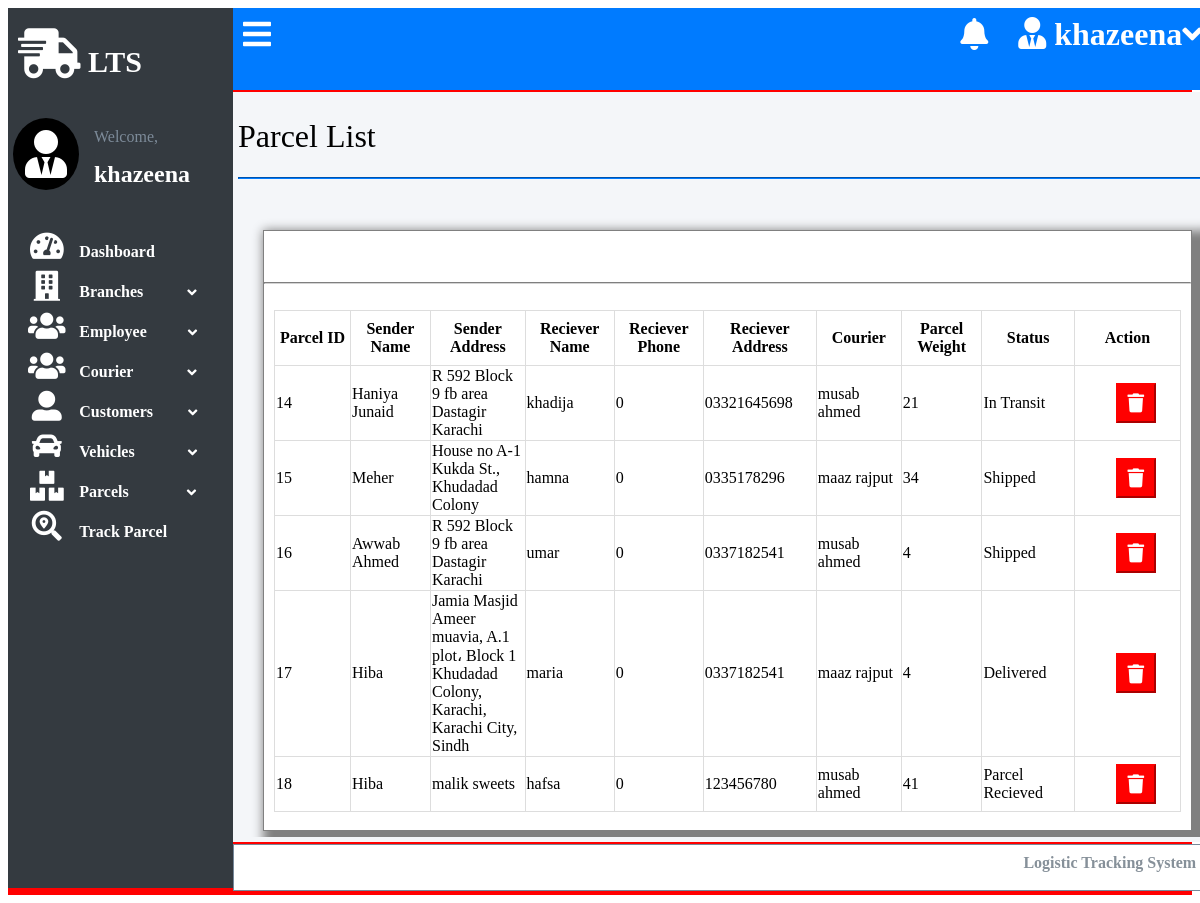
The app's page /list_parcels.php (signed in) with its own data.
### tables this page shows
CREATE TABLE `parcels` (
  `parcel_id` int(11) NOT NULL,
  `statuss` text NOT NULL DEFAULT 'Parcel Recieved',
  `charges` int(11) NOT NULL,
  `br_code` int(11) NOT NULL,
  `sen_name` text NOT NULL,
  `sen_adress` text NOT NULL,
  `sen_phone` int(11) NOT NULL,
  `rec_name` text NOT NULL,
  `rec_adress` text NOT NULL,
  `rec_phone` int(11) NOT NULL,
  `weights` int(11) NOT NULL,
  `height` int(11) NOT NULL,
  `lengths` int(11) NOT NULL,
  `width` int(11) NOT NULL,
  `dp_name` text NOT NULL
);

### list_parcels.php (the view, shortened to what this page needs)
<html lang="en">
<head>
    <link rel="stylesheet" type="text/css" href="styling.css"></link>
    <link rel="stylesheet" href="https://cdnjs.cloudflare.com/ajax/libs/font-awesome/5.15.3/css/all.min.css"/>
</head>
<body>
    <div class="container" >
      <div class="style" id="header">
           <span class=" fas fa-bars fa-2x" style="position:relative; top: 10; left:10;" onclick="myFun(this)" >
           </span>
         <span onclick="logout(this)">
          <span  class=" fas fa-user-tie fa-2x " style="float: right; margin-left: 30px; margin-right: 20px;margin-top: 9px;" >
          <?php echo htmlspecialchars($_SESSION["username"]); ?><span class=" fa fa-angle-down ml-2" style="position: relative; top: 1;">
           </span>
         </span>
          <span class="fas fa-bell fa-2x"style="float:right ;margin-top: 10px;"></span>
      </div>
        <div class="style" id="menu" >
            <div id="icon">
                 <a href="">
                   <span class="fas fa-shipping-fast" style="font-size: 50px; margin-top: 20px;margin-left: 5px;"></span>
                  </a>
                 <div class="text" > <b >LTS</b></div>
            </div>
            <div id="user">
              <span class="fas fa-user-tie fa-3x img"></span>
                <span class="clr">Welcome,</span>
                <h2 class="fsuser">
                <?php echo htmlspecialchars($_SESSION["username"]); ?></h2>
            </div>
            <br>
            <div class="elements" >
              <span class="fas fa-tachometer-alt h-and-w fa-fw fa-2x"  onclick="location.href='dashboard.php';">
              </span>
              <div class="text" >
                <a href="#">
                  <b  style="font-size: 16px;" onclick="location.href = 'dashboard.php';">
                    Dashboard
                  </b>
                </a>
            </div>
            </div>
            <div class="elements" >
              <span class="fas fa-building h-and-w fa-fw fa-2x"  onclick="Branches(this)">
              </span>
              <div class=" text" >
                <a href="#">
                  <b  style="font-size: 16px;" onclick="Branches(this)">
                    Branches
                  </b>
                </a>
                <span class="fa fa-angle-down ml-2 ar-h-w " onclick="Branches(this)" style="left: 40px;" >
                </span>
            </div>
            </div>
            <div class="elements" >
              <span class="fas fa-users h-and-w fa-fw fa-2x"  onclick="Branchstaff(this)">
              </span>
              <div class=" text" >
                <a href="#">
                  <b style="font-size: 16px;" onclick="Branchstaff(this)">
                    Employee
                  </b>
                </a>
                <span class="fa fa-angle-down ml-2 ar-h-w " onclick="Branchstaff(this)" style="left: 37px;" >
                </span>
            </div>
            </div>
           <div class="elements" >
              <span class="fas fa-users h-and-w fa-fw fa-2x"   onclick="dp(this)">
              </span>
              <div class=" text" >
                <a href="#">
                  <b style="font-size: 16px;" onclick="dp(this)">
                   Courier
                  </b>
                </a>
                <span class="fa fa-angle-down ml-2 ar-h-w " onclick="dp(this)" style="left: 50px;" >
                </span>
            </div>
            </div>
            <div class="elements" >
              <span class="fas fa-user-alt h-and-w fa-fw fa-2x"  onclick="customers(this)">
              </span>
              <div class='text' >
                <a href="#">
                  <b  style="font-size: 16px;" onclick="customers(this)">
                    Customers
                  </b>
                </a>
                <span class="fa fa-angle-down ml-2 ar-h-w " onclick="customers(this)" style="left: 31px;" >
                </span>
            </div>
            </div>
<div class="elements" >
  <span class="fas fa-car h-and-w fa-fw fa-2x"  onclick="vehicles(this)">
  </span>
  <div class="text" >
    <a href="#">
      <b  style="font-size: 16px;" onclick="vehicles(this)">
        Vehicles
      </b>
    </a>
    <span class="fa fa-angle-down ml-2 ar-h-w " onclick="vehicles(this)" style="left: 49px;" >
    </span>
</div>
</div>
<div class="elements" >
  <span class="fas fa-boxes h-and-w fa-fw fa-2x"  onclick="parcels(this)">
  </span>
  <div class=" text" >
    <a href="#">
      <b  style="font-size: 16px;" onclick="parcels(this)">
        Parcels
      </b>
    </a>
    <span class="fa fa-angle-down ml-2 ar-h-w " onclick="parcels(this)" style="left: 54px;" >
    </span>
</div>
</div>
            <div class="elements" >
              <span class="fas fa-search-location h-and-w fa-fw fa-2x"  onclick="location.href='track_parcel.php';">
              </span>
              <div class=" text" >
                <a href="#">
                  <b  style="font-size: 16px;"  onclick="location.href='track_parcel.php';"  >
                    Track Parcel
                  </b>
                </a>
            </div>
            </div>
          </div>
       <div id="main">
        <h1 style="font-weight:normal;">Parcel List</h1>
           <hr style="border-color:rgba(0,123,255,255);">
          <br>
          <div style="background-color:white; margin: 25px 25px; border:1px solid grey; box-shadow:10px 10px 10px 10px grey;" >
          <a href="add_parcel.php">
          <button style="margin-left:960px; margin-top:10px; margin-bottom:3px; border-color:rgba(0,123,255,255); height:30px"> <b style="font-size:15px"> + </b>Add New</button></a>
         <hr style="border-color:rgb(211,211,211)"><br>
           <table style="border-collapse: collapse;margin-left:10px;margin-right:10px  ">
           <tr>
               <th>Parcel ID</th>
               <th >Sender Name</th>
               <th>Sender Address</th>
               <th >Reciever Name</th>
               <th>Reciever Phone</th>
               <th >Reciever Address</th>
               <th>Courier</th>
               <th>Parcel Weight</th>
               <th> Status</th>
               <th  >Action</th>
           </tr>
           <?php
$conn = mysqli_connect("localhost", "root", "", "lts_db");
$sql = "SELECT * FROM parcels";
$result = $conn->query($sql);
if($result){
if ($result->num_rows > 0) {
while($row = $result->fetch_assoc()) {
  ?>
 <tr style="height:50px">
<td><?php echo $row["parcel_id"]; ?></td>
<td><?php echo$row["sen_name"];?></td>
<td><?php echo $row["sen_adress"];?></td>
<td><?php echo$row["rec_name"];?></td>
<td><?php echo$row["rec_phone"];?></td>
<td><?php echo $row["rec_adress"];?></td>
<td><?php echo$row["dp_name"] ;?></td>
<td><?php echo$row["weights"];?></td>
<td><?php echo $row["statuss"];?></td>
<td>
<a href="del_par.php?parcel_id=<?php echo $row['parcel_id']; ?>">
<button style="height:40px;background-color:red;border-color:red;width:40px;margin-left:40px">
<i class="fas fa-trash" style="color:white; font-size:19px"></i>
</button>
</a>
</td>
</tr>
<?php
}
echo "</table>";
}
 else
  echo " No results";
 }
?>
        <br>
          </div>
         </div>
       <div  id="footer">
        <b id="right-center">
        Logistic Tracking System
     </div>
    </div>
</body>
</html>

### styling.css (style rules this page uses)
body { overflow-y: hidden; }
.container { background-color:red; display: grid; grid-template-areas: 'menu header ' 'menu main ' 'menu footer'; height: 100%; }
.style { color: white; }
#menu { background-color:rgba(52,58,64,255); grid-area: menu; width: 220px; border-left: 5px solid rgba(52,58,64,255) ; height: 97.5vh; position: sticky; top: 0; overflow-y: scroll; overflow-x: hidden; transition: 0.3s; }
#main { background-color: rgba(244,246,249,255); grid-area: main; border:5px solid rgba(244,246,249,255) ; position:relative; transition: margin-left 0.3s; min-width: 81.6vw; height: 82vh; overflow-y: scroll; }
#footer { position: sticky; bottom: 0; border: 0.5px solid lightslategray; background-color: rgba(255,255,255,255); height: 5vh; color:rgba(134,144,153,255); text-align: right; grid-area: footer; min-width: 5vw; }
#header { position: sticky; top: 0; z-index: 1; background-color: rgba(0,123,255,255); height:9.1vh; grid-area: header; min-width:5vw; float: right; }
#icon { height: 80px; font-size: 30px; margin-bottom: 30px; }
.img { background:black; border-radius: 100%; text-align: center; vertical-align: bottom; padding: 12px; float: left; }
.elements { margin-top: 10px; font-size: 15px; }
.text { display:inline; }
.h-and-w { height: 30px; width: 30px; margin-left: 15px; margin-right:10px ; }
.fsuser { position: relative; right: -15; top:5; }
#user { vertical-align: middle; text-align: left; }
.clr { display: inline-block; color: rgba(125,139,153,255); position: relative; right: -15; top:10; }
#right-center { position: relative; bottom: -9; right: 25; }
a { text-decoration: none; color: white; }
.ar-h-w { height: 15px; width: 15px; margin-top: 10px; position: relative; bottom: -1.5px; }
th,td { border: 1px solid #dddddd;border-collapse: collapse; height:55px;width:18vw }

### records on screen
parcels: parcel_id "14", sen_name "Haniya Junaid", sen_adress "R 592 Block 9 fb area Dastagir Karachi", rec_name "khadija", rec_phone "0", rec_adress "03321645698", dp_name "musab ahmed", weights "21", statuss "In Transit"
parcels: parcel_id "15", sen_name "Meher", sen_adress "House no A-1 Kukda St., Khudadad Colony", rec_name "hamna", rec_phone "0", rec_adress "0335178296", dp_name "maaz rajput", weights "34", statuss "Shipped"
parcels: parcel_id "16", sen_name "Awwab Ahmed", sen_adress "R 592 Block 9 fb area Dastagir Karachi", rec_name "umar", rec_phone "0", rec_adress "0337182541", dp_name "musab ahmed", weights "4", statuss "Shipped"
parcels: parcel_id "17", sen_name "Hiba", sen_adress "Jamia Masjid Ameer muavia, A.1 plot، Block 1 Khudadad Colony, Karachi, Karachi City, Sindh", rec_name "maria", rec_phone "0", rec_adress "0337182541", dp_name "maaz rajput", weights "4", statuss "Delivered"
parcels: parcel_id "18", sen_name "Hiba", sen_adress "malik sweets", rec_name "hafsa", rec_phone "0", rec_adress "123456780", dp_name "musab ahmed", weights "41", statuss "Parcel Recieved"

### other values on screen
$_SESSION["username"] "khazeena"
